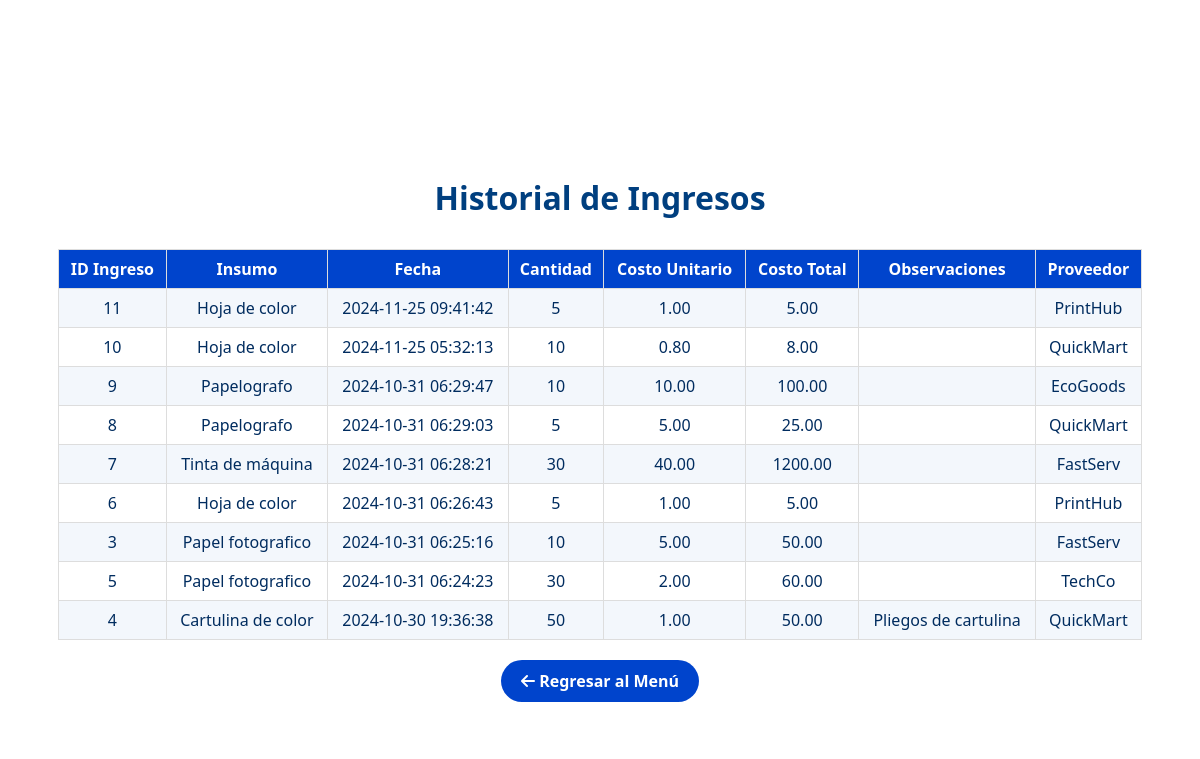
The app's page /vistas/historial_ingreso.php with its own data.
### tables this page shows
CREATE TABLE IF NOT EXISTS `ingreso` (
  `id_ingreso` int(11) NOT NULL AUTO_INCREMENT,
  `id_insumo` int(11) NOT NULL,
  `fecha` timestamp NOT NULL DEFAULT current_timestamp() ON UPDATE current_timestamp(),
  `cantidad` int(11) NOT NULL,
  `costo_unitario` decimal(10,2) DEFAULT NULL,
  `costo_total` decimal(10,2) GENERATED ALWAYS AS (`cantidad` * `costo_unitario`) STORED,
  `observaciones` text DEFAULT NULL,
  `id_proveedor` int(11) DEFAULT NULL,
  PRIMARY KEY (`id_ingreso`),
  KEY `id_insumo` (`id_insumo`),
  KEY `fk_proveedor` (`id_proveedor`),
  CONSTRAINT `fk_proveedor` FOREIGN KEY (`id_proveedor`) REFERENCES `proveedor` (`id_proveedor`) ON DELETE CASCADE,
  CONSTRAINT `ingreso_ibfk_1` FOREIGN KEY (`id_insumo`) REFERENCES `insumo` (`id_insumo`)
);

CREATE TABLE IF NOT EXISTS `insumo` (
  `id_insumo` int(11) NOT NULL AUTO_INCREMENT,
  `descripcion` varchar(150) DEFAULT NULL,
  `stock` int(11) DEFAULT NULL,
  `precio_compra` float DEFAULT NULL,
  PRIMARY KEY (`id_insumo`)
);

CREATE TABLE IF NOT EXISTS `proveedor` (
  `id_proveedor` int(11) NOT NULL AUTO_INCREMENT,
  `nombre` varchar(150) DEFAULT NULL,
  `ruc` char(11) DEFAULT NULL,
  `celular` varchar(12) DEFAULT NULL,
  `email` varchar(100) DEFAULT NULL,
  `direccion` varchar(200) DEFAULT NULL,
  PRIMARY KEY (`id_proveedor`)
);

### controladores/InsumoControlador.php (called while the page is built, shortened)
<?php
require_once __DIR__ . '/../config/conexion.php';
require_once __DIR__ . '/../modelos/ClsInsumo.php';
class InsumoControlador {
    private $insumo;
    public function __construct() {
        $baseDeDatos = new BaseDeDatos();
        $this->conexion = $baseDeDatos->obtenerConexion();
        $this->insumo = new ClsInsumo($this->conexion);
    }
    public function obtenerHistorialIngresos() {
        return $this->insumo->obtenerHistorialIngresos();
    }
}
?>

### config/conexion.php (called while the page is built, shortened)
<?php
class BaseDeDatos {
    private $host = "mysql";
    private $puerto = "3306";
    private $nombre_bd = "bdimprenta";
    private $usuario = "root";
    private $contrasena = "";
    public function obtenerConexion() {
        $this->conexion = null;
        try {
            $this->conexion = new PDO("mysql:host=" . $this->host . ";port=" . $this->puerto . ";dbname=" . $this->nombre_bd, $this->usuario, $this->contrasena);
            $this->conexion->setAttribute(PDO::ATTR_ERRMODE, PDO::ERRMODE_EXCEPTION);
        } catch(PDOException $excepcion) {
            echo "Error de conexión: " . $excepcion->getMessage();
        }
        return $this->conexion;
    }
}
?>

### modelos/ClsInsumo.php (called while the page is built, shortened)
<?php
class ClsInsumo {
    private $conexion;
    public function __construct($conexion) {
        $this->conexion = $conexion;
    }
    public function obtenerHistorialIngresos() {
        $query = "SELECT i.id_ingreso, ins.descripcion AS insumo, i.fecha, i.cantidad,
                         i.costo_unitario, (i.cantidad * i.costo_unitario) AS costo_total,
                         i.observaciones, p.nombre AS proveedor
                  FROM ingreso i
                  JOIN insumo ins ON i.id_insumo = ins.id_insumo
                  JOIN proveedor p ON i.id_proveedor = p.id_proveedor
                  ORDER BY i.fecha DESC";
        $stmt = $this->conexion->prepare($query);
        $stmt->execute();
        return $stmt->fetchAll(PDO::FETCH_ASSOC);
    }
}
?>

### vistas/historial_ingreso.php (the view, shortened to what this page needs)
<?php
require_once '../controladores/InsumoControlador.php';
$insumoControlador = new InsumoControlador();
$historialIngresos = $insumoControlador->obtenerHistorialIngresos();
?>
<!DOCTYPE html>
<html lang="es">
<head>
    <link rel="stylesheet" href="https://cdnjs.cloudflare.com/ajax/libs/font-awesome/6.0.0-beta3/css/all.min.css">
</head>
<body>
    <div class="historial-ingresos-container">
        <div class="container">
            <h1>Historial de Ingresos</h1>
            <?php if (!empty($historialIngresos)): ?>
                <table class="table">
                    <thead>
                        <tr>
                            <th>ID Ingreso</th>
                            <th>Insumo</th>
                            <th>Fecha</th>
                            <th>Cantidad</th>
                            <th>Costo Unitario</th>
                            <th>Costo Total</th>
                            <th>Observaciones</th>
                            <th>Proveedor</th>
                        </tr>
                    </thead>
                    <tbody>
                        <?php foreach ($historialIngresos as $ingreso): ?>
                            <tr>
                                <td><?= htmlspecialchars($ingreso['id_ingreso']); ?></td>
                                <td><?= htmlspecialchars($ingreso['insumo']); ?></td>
                                <td><?= htmlspecialchars($ingreso['fecha']); ?></td>
                                <td><?= htmlspecialchars($ingreso['cantidad']); ?></td>
                                <td><?= htmlspecialchars($ingreso['costo_unitario']); ?></td>
                                <td><?= htmlspecialchars($ingreso['costo_total']); ?></td>
                                <td><?= htmlspecialchars($ingreso['observaciones']); ?></td>
                                <td><?= htmlspecialchars($ingreso['proveedor']); ?></td>
                            </tr>
                        <?php endforeach; ?>
                    </tbody>
                </table>
            <?php else: ?>
                <div class="alert alert-warning text-center">
                    No hay registros de ingresos disponibles.
                </div>
            <?php endif; ?>
            <div class="buttons-container">
                <a href="/proyecto/softprint/vistas/menu_ingreso.php" class="button">
                    <i class="fas fa-arrow-left"></i> Regresar al Menú
                </a>
            </div>
        </div>
    </div>
</body>
</html>

### vistas/historial_ingreso.php (style rules this page uses)
.historial-ingresos-container { font-family: 'Segoe UI', Tahoma, Geneva, Verdana, sans-serif; color: #002c5f; min-height: 100vh; display: flex; align-items: center; justify-content: center; padding: 20px; }
.historial-ingresos-container .container { background: white; padding: 30px; width: 100%; }
.historial-ingresos-container h1 { color: #003f7f; text-align: center; margin-bottom: 30px; }
.historial-ingresos-container .table { width: 100%; border-collapse: collapse; margin-bottom: 20px; }
.historial-ingresos-container .table th, .historial-ingresos-container .table td { border: 1px solid #ddd; padding: 8px; text-align: center; }
.historial-ingresos-container .table th { background-color: #0044cc; color: white; }
.historial-ingresos-container .table tbody tr:nth-child(odd) { background-color: #f3f7fc; }
.historial-ingresos-container .buttons-container { display: flex; justify-content: center; gap: 10px; margin-top: 20px; }
.historial-ingresos-container .button { background-color: #0044cc; color: white; border: none; padding: 10px 20px; border-radius: 50px; text-decoration: none; font-weight: bold; display: inline-block; text-align: center; }

### records on screen
ingreso: id_ingreso "11", id_insumo.descripcion "Hoja de color", fecha "2024-11-25 09:41:42", cantidad "5", costo_unitario "1.00", costo_total "5.00", id_proveedor.nombre "PrintHub"
ingreso: id_ingreso "10", id_insumo.descripcion "Hoja de color", fecha "2024-11-25 05:32:13", cantidad "10", costo_unitario "0.80", costo_total "8.00", id_proveedor.nombre "QuickMart"
ingreso: id_ingreso "9", id_insumo.descripcion "Papelografo", fecha "2024-10-31 06:29:47", cantidad "10", costo_unitario "10.00", costo_total "100.00", id_proveedor.nombre "EcoGoods"
ingreso: id_ingreso "8", id_insumo.descripcion "Papelografo", fecha "2024-10-31 06:29:03", cantidad "5", costo_unitario "5.00", costo_total "25.00", id_proveedor.nombre "QuickMart"
ingreso: id_ingreso "7", id_insumo.descripcion "Tinta de máquina", fecha "2024-10-31 06:28:21", cantidad "30", costo_unitario "40.00", costo_total "1200.00", id_proveedor.nombre "FastServ"
ingreso: id_ingreso "6", id_insumo.descripcion "Hoja de color", fecha "2024-10-31 06:26:43", cantidad "5", costo_unitario "1.00", costo_total "5.00", id_proveedor.nombre "PrintHub"
ingreso: id_ingreso "3", id_insumo.descripcion "Papel fotografico", fecha "2024-10-31 06:25:16", cantidad "10", costo_unitario "5.00", costo_total "50.00", id_proveedor.nombre "FastServ"
ingreso: id_ingreso "5", id_insumo.descripcion "Papel fotografico", fecha "2024-10-31 06:24:23", cantidad "30", costo_unitario "2.00", costo_total "60.00", id_proveedor.nombre "TechCo"
ingreso: id_ingreso "4", id_insumo.descripcion "Cartulina de color", fecha "2024-10-30 19:36:38", cantidad "50", costo_unitario "1.00", costo_total "50.00", observaciones "Pliegos de cartulina", id_proveedor.nombre "QuickMart"
